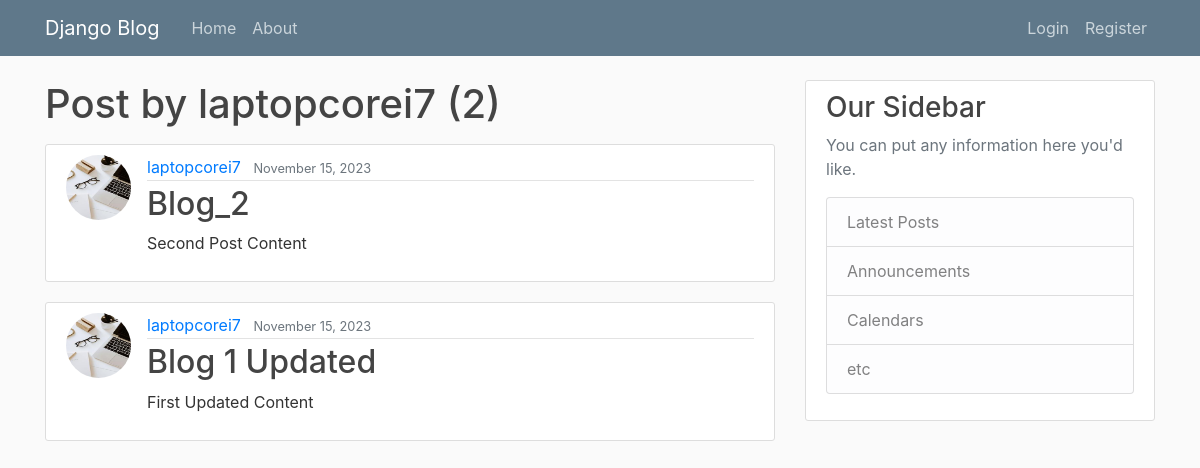
/user/laptopcorei7, run on an earlier commit of the app's database.
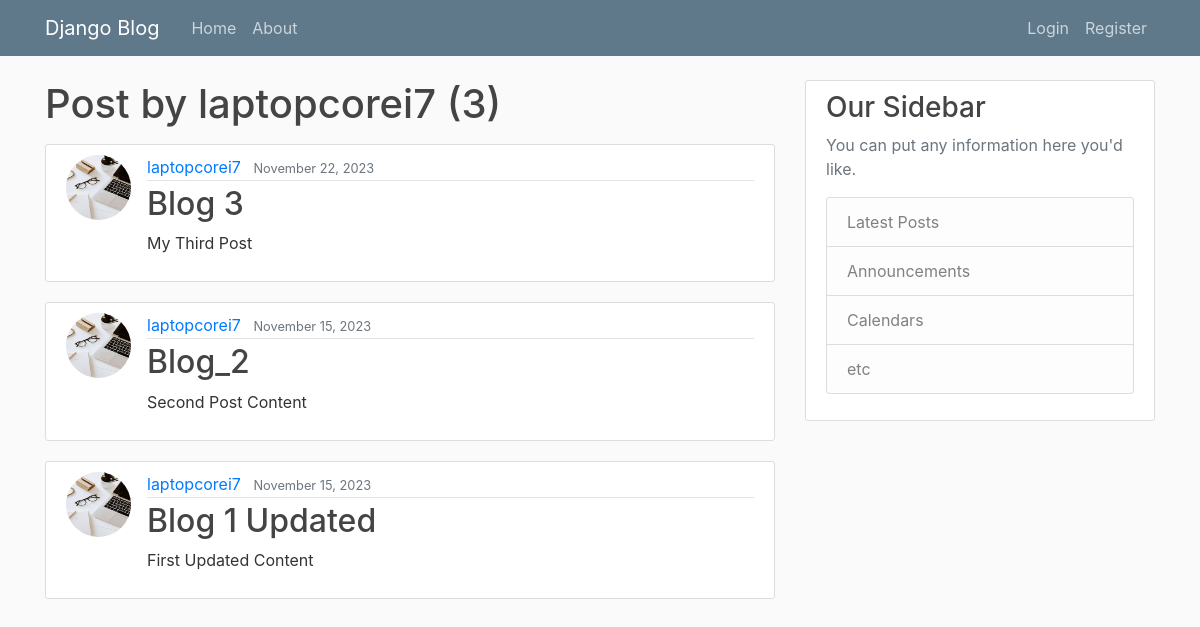
And on a later commit of the database.
### blog/models.py (models this page shows, shortened)
class Post(models.Model):
    title = models.CharField(max_length=100)
    content = models.TextField()
    date_posted = models.DateTimeField(default=timezone.now)
    author = models.ForeignKey(User, on_delete=models.CASCADE)

### users/models.py (models this page shows, shortened)
class Profile(models.Model):
    user = models.OneToOneField(User, on_delete=models.CASCADE)
    image = models.ImageField(default='default.jpg', upload_to='profile_pic')

### blog/views.py (the view)
# urls.py: path('user/<str:username>', UserPostListView.as_view(), name='user-posts'),
class UserPostListView(ListView):
    model = Post
    template_name = 'blog/user_posts.html'  # <app>/<model>_<viewtype>.html
    context_object_name = 'posts'
    paginate_by = 5
    def get_queryset(self):
        user = get_object_or_404(User, username=self.kwargs.get('username'))
        return Post.objects.filter(author=user).order_by('-date_posted')

### blog/templates/blog/user_posts.html (shortened to what this page needs)
{% extends "blog/base.html" %}
{% block content %}
<h1 class="mb-3">Post by {{ view.kwargs.username }} ({{ page_obj.paginator.count }})</h1>
{% for post in posts %}
<article class="media content-section">
  <img class="rounded-circle article-img" src="{{ post.author.profile.image.url }}">
  <div class="media-body">
    <div class="article-metadata">
      <a class="mr-2" href="{% url 'user-posts' post.author.username %}">{{ post.author }}</a>
      <small class="text-muted">{{ post.date_posted|date:"F d, Y" }}</small>
    </div>
    <h2><a class="article-title" href="{% url 'post-detail' post.id %}">{{ post.title }}</a></h2>
    <p class="article-content">{{ post.content }}</p>
  </div>
</article>
{% endfor %}
{% endblock content %}

What changed in the data, as far as the page shows it:
added Post: author.profile.image (picture), author "laptopcorei7", date_posted "November 22, 2023", title "Blog 3", content "My Third Post"
Also different on the page:
{{ page_obj.paginator.count }}: "2" → "3"
